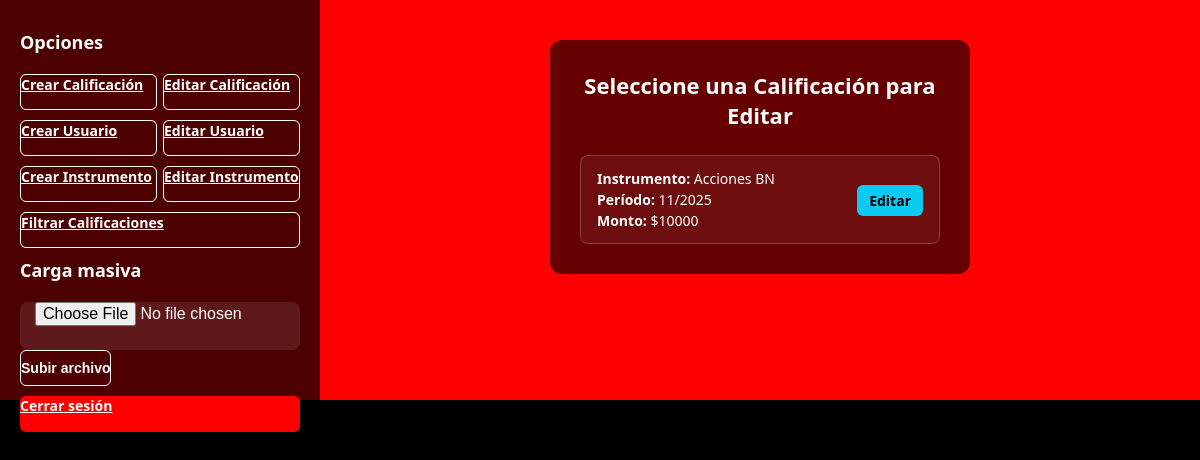
Before: /inicioOperador/?seccion=calificacion&accion=editar (signed in) with the older database file.
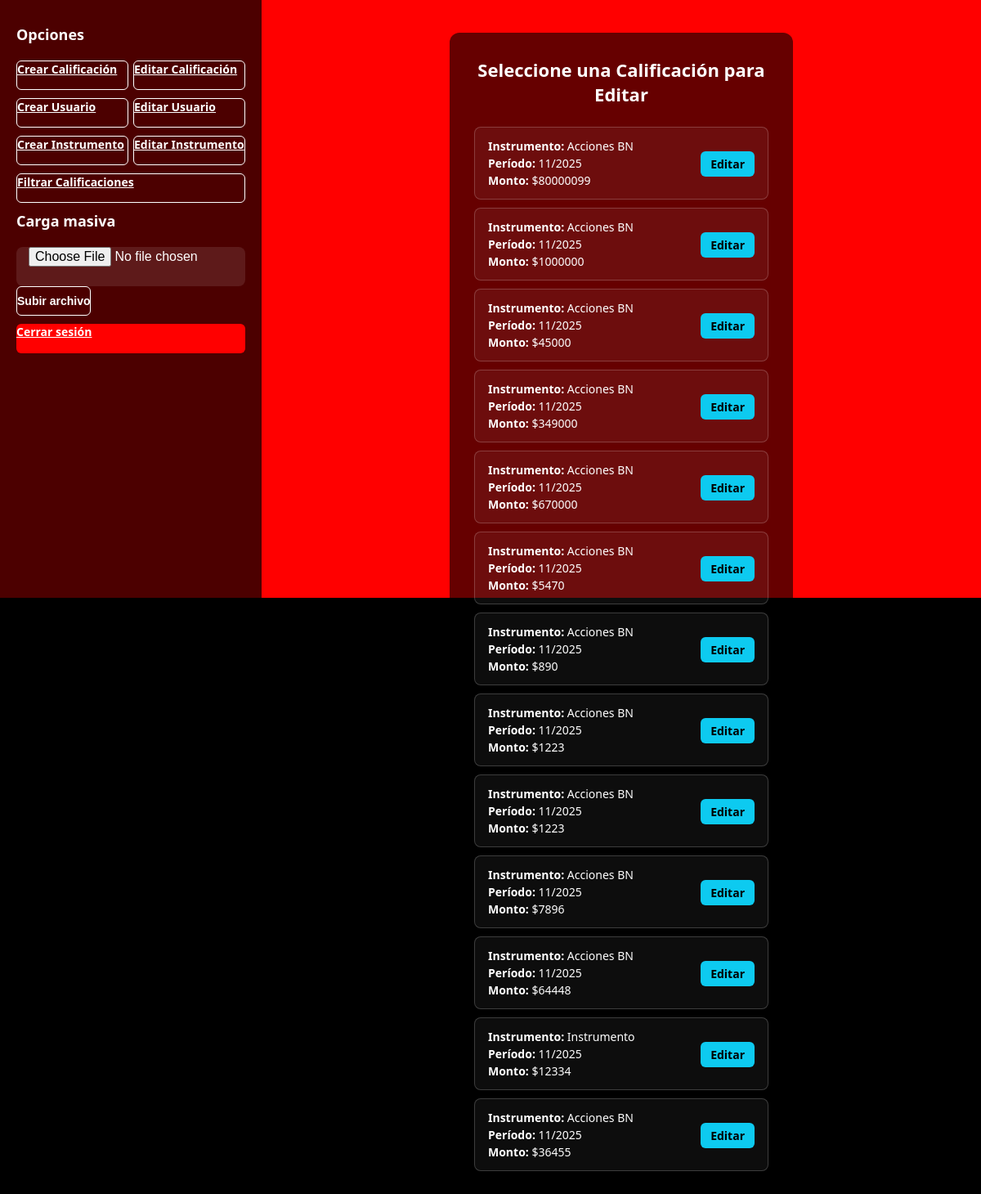
After: the same page with the newer database file.
### Miapp/models.py (models this page shows, shortened)
class Calificacion(models.Model):
    ESTADOS = [('ACTIVO','ACTIVO'), ('ELIMINADO','ELIMINADO'), ('PENDIENTE','PENDIENTE')]
    calid = models.AutoField(primary_key=True)
    monto = models.DecimalField(max_digits=18, decimal_places=2)
    factor = models.DecimalField(max_digits=10, decimal_places=4)
    periodo = models.DateField()
    instrumento = models.ForeignKey(InstrumentoNI, on_delete=models.PROTECT)
    estado = models.CharField(max_length=10, choices=ESTADOS, default='ACTIVO')
    fecha_creacion = models.DateTimeField(auto_now_add=True)
    fecha_modificacion = models.DateTimeField(auto_now=True)
    usuario_id_usuario = models.ForeignKey(settings.AUTH_USER_MODEL, on_delete=models.PROTECT, related_name='calificaciones')
    factor_val_id_factor = models.ForeignKey(Factor_Val, on_delete=models.PROTECT)
    eliminado_por = models.ForeignKey(settings.AUTH_USER_MODEL, null=True, blank=True,
                                     related_name='calificaciones_eliminadas', on_delete=models.SET_NULL)
    fecha_eliminacion = models.DateTimeField(null=True, blank=True)
    class Meta:
        indexes = [
            models.Index(fields=['periodo']),
            models.Index(fields=['instrumento']),
            models.Index(fields=['estado']),
            models.Index(fields=['usuario_id_usuario']),
            models.Index(fields=['monto']),
        ]
        permissions = [
            ("puede_crear_calificacion", "Puede crear calificación"),
            ("puede_editar_calificacion", "Puede editar calificación"),
            ("puede_eliminar_calificacion", "Puede eliminar calificación"),
            ("puede_ver_todas_calificaciones", "Puede ver todas las calificaciones"),
            ("puede_carga_masiva", "Puede realizar carga masiva"),
        ]

class InstrumentoNI(models.Model):
    id_instru = models.AutoField(primary_key=True)
    nombre = models.CharField(max_length=255)
    regla_es = models.TextField(blank=True)
    estado = models.CharField(max_length=10, default='ACTIVO', choices=[('ACTIVO','ACTIVO'),('INACTIVO','INACTIVO')])

### MC/views.py (the view)
# urls.py: path('inicioOperador/', views.inicioOperador, name='inicioOperador'),
@login_required
def inicioOperador(request):
    instrumentos = InstrumentoNI.objects.filter(estado='ACTIVO')
    roles = Rol.objects.filter(nombre_rol__iexact='Cliente')
    usuarios = Usuario.objects.select_related('user_auth', 'rol_id').filter(activo='S')
    calificaciones = Calificacion.objects.filter(estado='ACTIVO')
    factor_vals = Factor_Val.objects.all()
    seccion = request.GET.get('seccion')
    accion = request.GET.get('accion')
    obj_id = request.GET.get('obj_id')
    obj = None
    if seccion == 'calificacion' and accion == 'editar' and obj_id:
        obj = Calificacion.objects.select_related('instrumento').get(calid=obj_id)
    elif seccion == 'usuario' and accion == 'editar' and obj_id:
        obj = Usuario.objects.select_related('rol_id').get(id_usuario=obj_id)
    elif seccion == 'instrumento' and accion == 'editar' and obj_id:
        obj = InstrumentoNI.objects.get(id_instru=obj_id)
    elif seccion == 'rol' and accion == 'editar' and obj_id:
        obj = Rol.objects.get(id_rol=obj_id)
    return render(request, 'inicioOperador.html', {
        'instrumentos': instrumentos,
        'roles': roles,
        'usuarios': usuarios,
        'calificaciones': calificaciones,
        'factor_vals': factor_vals,
        'seccion': seccion,
        'accion': accion,
        'obj': obj,
        'obj_id': obj_id,
    })

### Miapp/back.py (called while the page is built)
    def get_user(self, user_id):
        try:
            return User.objects.get(pk=user_id)
        except User.DoesNotExist:
            return None

### MC/templates/inicioOperador.html (shortened to what this page needs)
<!DOCTYPE html>
<html lang="es">
<head>
</head>
<body>
<div class="left-box">
  <h3>Opciones</h3>
  <div class="btn-group">
    <a href="?seccion=calificacion&accion=crear" class="btn btn-outline-light">Crear Calificación</a>
    <a href="?seccion=calificacion&accion=editar" class="btn btn-outline-light">Editar Calificación</a>
  </div>
  <div class="btn-group">
    <a href="?seccion=usuario&accion=crear" class="btn btn-outline-light">Crear Usuario</a>
    <a href="?seccion=usuario&accion=editar" class="btn btn-outline-light">Editar Usuario</a>
  </div>
  <div class="btn-group">
    <a href="?seccion=instrumento&accion=crear" class="btn btn-outline-light">Crear Instrumento</a>
    <a href="?seccion=instrumento&accion=editar" class="btn btn-outline-light">Editar Instrumento</a>
  </div>
  <div class="btn-group">
    <a href="?seccion=filtrar" class="btn btn-outline-light">Filtrar Calificaciones</a>
  </div>
  <h3 class="mt-4">Carga masiva</h3>
  <form method="post" action="{% url 'carga_masiva' %}" enctype="multipart/form-data">
    <input type="file" name="archivo" accept=".json,.csv" required>
    <button type="submit" class="btn btn-outline-light mt-2">Subir archivo</button>
  </form>
  <div class="btn-group">
    <a href="{% url 'logout' %}" class="btn btn-outline-danger">Cerrar sesión</a>
  </div>
</div>
<div class="right-box">
  {% if seccion == 'calificacion' and accion == 'crear' %}
    <div class="card">
      <h2>Crear Calificación</h2>
      <form method="post" action="{% url 'guardar_calificacion' %}">
        {% csrf_token %}
        <label>Monto ($)</label><input type="number" step="0.01" name="monto" required>
        <label>Factor (%)</label><input type="number" step="0.01" name="factor" required>
        <input type="month"
       name="periodo"
       max="{% now 'Y-m' %}"
       value="{% now 'Y-m' %}"
       required>
        <label>Instrumento</label>
        <select name="instrumento" required>
          <option value="">-- Seleccione --</option>
          {% for i in instrumentos %}<option value="{{ i.id_instru }}">{{ i.nombre }}</option>{% endfor %}
        </select>
        <label>Estado</label>
        <select name="estado" required>
          <option value="ACTIVO">ACTIVO</option>
          <option value="INACTIVO">INACTIVO</option>
        </select>
        <label>UsuarioASC</label>
        <select name="usuario_id_usuario" required>
          <option value="">-- Seleccione</option>
          {% for u in usuarios %}<option value="{{ u.id_usuario }}">{{ u.nombre }}</option>{% endfor %}
        </select>
        <label>Factor Val</label>
        <select name="factor_val_id_factor" required>
          <option value="">-- Seleccione</option>
          {% for fv in factor_vals %}<option value="{{ fv.id_factor }}">{{ fv.id_factor }}</option>{% endfor %}
        </select>
        <button type="submit" class="btn-success mt-3">Crear Calificación</button>
      </form>
    </div>
  {% elif seccion == 'calificacion' and accion == 'editar' and not obj_id %}
    <div class="card">
      <h2>Seleccione una Calificación para Editar</h2>
      <div class="sql-table">
        {% for c in calificaciones %}
          <div class="sql-row">
            <div class="sql-cell">
              <strong>Instrumento:</strong> {{ c.instrumento.nombre }}<br>
              <strong>Período:</strong> {{ c.periodo|date:"m/Y" }}<br>
              <strong>Monto:</strong> ${{ c.monto|floatformat:0 }}
            </div>
            <div class="sql-action">
              <a class="btn-edit" href="?seccion=calificacion&accion=editar&obj_id={{ c.calid }}">Editar</a>
            </div>
          </div>
        {% endfor %}
      </div>
    </div>
  {% endif %}
</div>
</body>
</html>

Changed rows visible on the page:
removed Calificacion: instrumento.nombre "Acciones BN", periodo "11/2025", monto "10000"
added Calificacion: instrumento.nombre "Acciones BN", periodo "11/2025", monto "80000099"
added Calificacion: instrumento.nombre "Acciones BN", periodo "11/2025", monto "1000000"
added Calificacion: instrumento.nombre "Acciones BN", periodo "11/2025", monto "45000"
added Calificacion: instrumento.nombre "Acciones BN", periodo "11/2025", monto "349000"
added Calificacion: instrumento.nombre "Acciones BN", periodo "11/2025", monto "670000"
added Calificacion: instrumento.nombre "Acciones BN", periodo "11/2025", monto "5470"
added Calificacion: instrumento.nombre "Acciones BN", periodo "11/2025", monto "890"
added Calificacion: instrumento.nombre "Acciones BN", periodo "11/2025", monto "1223"
added Calificacion: instrumento.nombre "Acciones BN", periodo "11/2025", monto "1223"
added Calificacion: instrumento.nombre "Acciones BN", periodo "11/2025", monto "7896"
added Calificacion: instrumento.nombre "Acciones BN", periodo "11/2025", monto "64448"
added Calificacion: instrumento.nombre "Instrumento", periodo "11/2025", monto "12334"
added Calificacion: instrumento.nombre "Acciones BN", periodo "11/2025", monto "36455"
